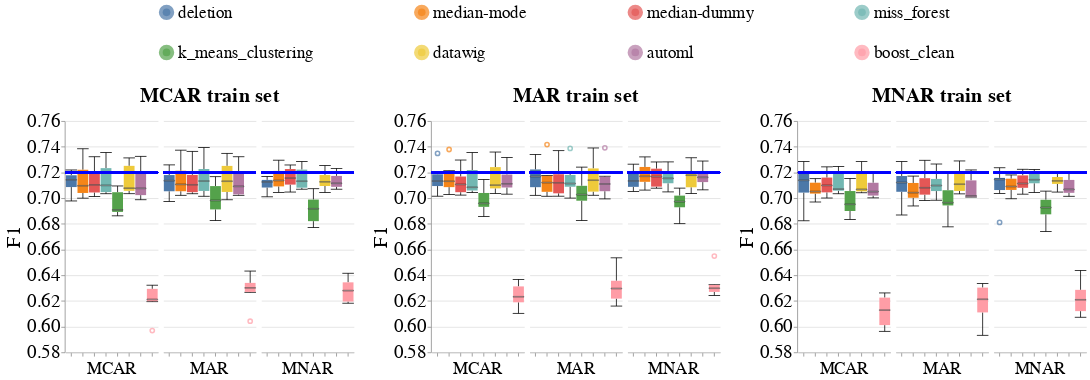

Here is the notebook cell this chart was saved with:
### Code cell
create_box_plots_for_diff_imputers_v2(dataset_name=DATASET_NAME,
                                      model_name='mlp_clf',
                                      metric_name='f1',
                                      db_client=db_client)

### Figure 1 — Vega-Lite specification as saved in the notebook (floating-point values rounded to 4 significant figures; data arrays with more than 128 entries replaced by an {"elided": "..."} marker saying what was removed)
{"config": {"view": {"continuousWidth": 400, "continuousHeight": 300, "stroke": null}, "axis": {"labelFontSize": 24, "labelFontWeight": "normal", "titleFontSize": 26, "titleFontWeight": "normal"}, "facet": {"spacing": 5}, "header": {"labelFontSize": 22, "labelOrient": "bottom", "labelPadding": 5, "titleFontSize": 26}, "legend": {"columns": 4, "direction": "horizontal", "labelFontSize": 22, "labelLimit": 400, "orient": "top", "symbolOffset": 120, "symbolStrokeWidth": 10, "titleAnchor": "middle", "titleFontSize": 24, "titleLimit": 300}, "title": {"fontSize": 26}}, "hconcat": [{"facet": {"column": {"field": "Test_Injection_Strategy", "sort": ["MCAR", "MAR", "MNAR"], "title": "MCAR train set", "type": "nominal"}}, "spec": {"layer": [{"mark": {"type": "boxplot", "median": {"stroke": "black", "strokeWidth": 0.7}, "ticks": true}, "encoding": {"color": {"field": "Null_Imputer_Name", "sort": ["deletion", "median-mode", "median-dummy", "miss_forest", "k_means_clustering", "datawig", "automl", "boost_clean"], "title": null, "type": "nominal"}, "x": {"axis": {"labels": false}, "field": "Null_Imputer_Name", "sort": ["deletion", "median-mode", "median-dummy", "miss_forest", "k_means_clustering", "datawig", "automl", "boost_clean"], "title": null, "type": "nominal"}, "y": {"field": "Metric_Value", "scale": {"zero": false}, "title": "F1", "type": "quantitative"}}}, {"mark": "rule", "encoding": {"color": {"value": "blue"}, "size": {"value": 2}, "y": {"field": "Baseline_Median", "type": "quantitative"}}}], "width": 120}}, {"data": {"name": "data-51d9d45530998d790ed409b8becb3c9a"}, "facet": {"column": {"field": "Test_Injection_Strategy", "sort": ["MCAR", "MAR", "MNAR"], "title": "MAR train set", "type": "nominal"}}, "spec": {"layer": [{"mark": {"type": "boxplot", "median": {"stroke": "black", "strokeWidth": 0.7}, "ticks": true}, "encoding": {"color": {"field": "Null_Imputer_Name", "sort": ["deletion", "median-mode", "median-dummy", "miss_forest", "k_means_clustering", "datawig", "automl", "boost_clean"], "title": null, "type": "nominal"}, "x": {"axis": {"labels": false}, "field": "Null_Imputer_Name", "sort": ["deletion", "median-mode", "median-dummy", "miss_forest", "k_means_clustering", "datawig", "automl", "boost_clean"], "title": null, "type": "nominal"}, "y": {"field": "Metric_Value", "scale": {"zero": false}, "title": "F1", "type": "quantitative"}}}, {"mark": "rule", "encoding": {"color": {"value": "blue"}, "size": {"value": 2}, "y": {"field": "Baseline_Median", "type": "quantitative"}}}], "width": 120}}, {"data": {"name": "data-fd59f4e75ee35e6a2997f92d36d80bf2"}, "facet": {"column": {"field": "Test_Injection_Strategy", "sort": ["MCAR", "MAR", "MNAR"], "title": "MNAR train set", "type": "nominal"}}, "spec": {"layer": [{"mark": {"type": "boxplot", "median": {"stroke": "black", "strokeWidth": 0.7}, "ticks": true}, "encoding": {"color": {"field": "Null_Imputer_Name", "sort": ["deletion", "median-mode", "median-dummy", "miss_forest", "k_means_clustering", "datawig", "automl", "boost_clean"], "title": null, "type": "nominal"}, "x": {"axis": {"labels": false}, "field": "Null_Imputer_Name", "sort": ["deletion", "median-mode", "median-dummy", "miss_forest", "k_means_clustering", "datawig", "automl", "boost_clean"], "title": null, "type": "nominal"}, "y": {"field": "Metric_Value", "scale": {"zero": false}, "title": "F1", "type": "quantitative"}}}, {"mark": "rule", "encoding": {"color": {"value": "blue"}, "size": {"value": 2}, "y": {"field": "Baseline_Median", "type": "quantitative"}}}], "width": 120}}], "data": {"name": "data-d3178611d04977f311091d1dff41e034"}, "resolve": {"scale": {"y": "shared"}}, "$schema": "https://vega.github.io/schema/vega-lite/v4.17.0.json", "datasets": {"data-d3178611d04977f311091d1dff41e034": {"elided": "144 records"}, "data-51d9d45530998d790ed409b8becb3c9a": {"elided": "144 records"}, "data-fd59f4e75ee35e6a2997f92d36d80bf2": {"elided": "144 records"}}}
